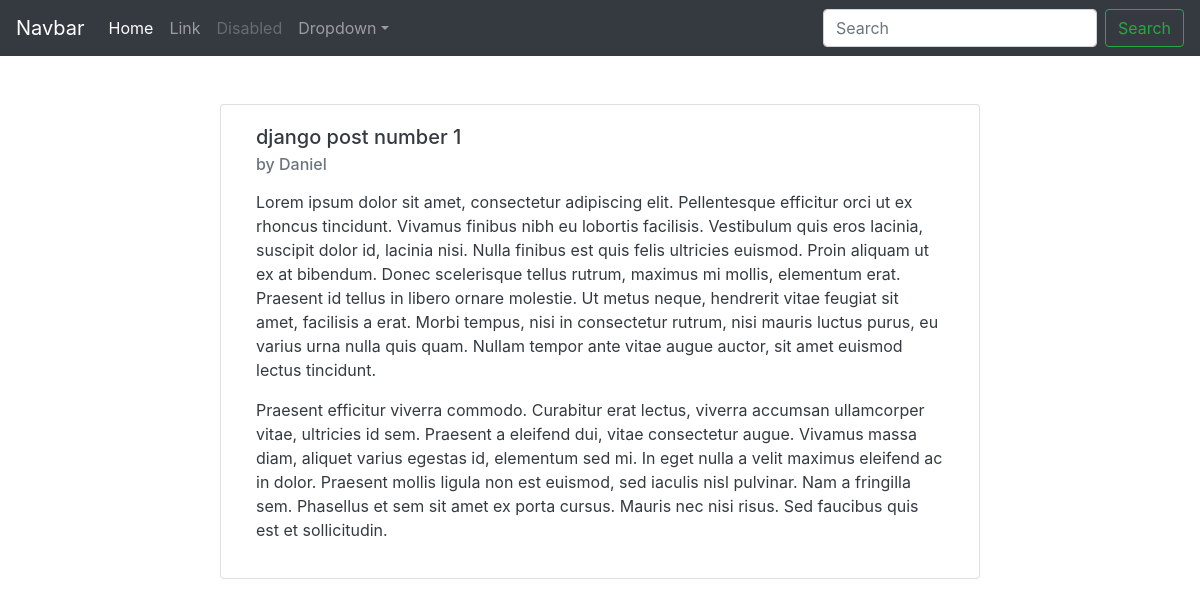
The page /blog/detail/1/ on the database its author committed.
### blog/models.py (models this page shows, shortened)
class Post(models.Model):
    class PostObjects(models.Manager):
        def get_queryset(self):
            return super().get_queryset().filter(status='published')
    options = (
        ('draft', 'Draft'),
        ('published', 'Published'),
    )
    category = models.ForeignKey(Category, on_delete=models.PROTECT, default=1)
    title = models.CharField(max_length=250)
    excerpt = models.TextField(null=True)
    content = models.TextField()
    slug = models.SlugField(max_length=250, unique_for_date='published')
    published = models.DateTimeField(default=timezone.now)
    author = models.ForeignKey(User, on_delete=models.CASCADE, related_name='blog_post')
    status = models.CharField(max_length=10, choices=options, default='published')
    objects = models.Manager()
    postobjects = PostObjects()
    class Meta:
        ordering = ('-published', )

### blog/views.py (the view)
# urls.py: path('detail/<int:pk>/',  blogDetail.as_view(), name='blog_detail'),
class blogDetail(DetailView):
    model = Post
    template_name='blog/blog_detail.html'
    def get_context_data(self, **kwargs) :
        context = super().get_context_data(**kwargs)
        post = Post.objects.get(pk=self.kwargs['pk'])
        context['post'] = post
        return context

### blog/templates/blog/blog_detail.html (shortened to what this page needs)
{% extends 'base.html' %}
{% load static %}
{% block extra_css %}
<link rel="stylesheet" href="{% static 'blog/css/blog.css' %}">
{% endblock extra_css %}
{% block content %}
<div class="container mt-5 text-dark">
    <div class="row justify-content-center playground-container">
        <div class="card col-8 mb-5" style="width: 18rem;">
            <div class="card-body">
              <h5 class="card-title">{{post.title}}</h5>
              <h6 class="card-subtitle mb-2 text-muted">by {{post.author|capfirst}}</h6>
              <p class="card-text">{{post.content|linebreaks}}</p>
            </div>
          </div>
    </div>
</div>
{% endblock content %}

### templates/base.html (shortened to what this page needs)
<!doctype html>
<html lang="en">
  <head>
    {% block extra_css %}{% endblock %}
    <link rel="stylesheet" href="https://cdn.jsdelivr.net/npm/bootstrap@4.3.1/dist/css/bootstrap.min.css">
  </head>
  <body>
    <nav class="navbar navbar-expand-md navbar-dark bg-dark" >
      <a class="navbar-brand" href="#">Navbar</a>
      <div class="collapse navbar-collapse" id="navbarsExampleDefault">
        <ul class="navbar-nav mr-auto">
          <li class="nav-item active">
            <a class="nav-link" href="{% url 'home' %}">Home <span class="sr-only">(current)</span></a>
          </li>
          <li class="nav-item">
            <a class="nav-link" href="#">Link</a>
          </li>
          <li class="nav-item">
            <a class="nav-link disabled" href="#">Disabled</a>
          </li>
          <li class="nav-item dropdown">
            <a class="nav-link dropdown-toggle" href="http://example.com" id="dropdown01" data-toggle="dropdown" aria-haspopup="true" aria-expanded="false">Dropdown</a>
          </li>
        </ul>
        <form class="form-inline my-2 my-lg-0">
          <input class="form-control mr-sm-2 search" type="text" placeholder="Search" aria-label="Search">
          <button class="btn btn-outline-success my-2 my-sm-0" type="submit">Search</button>
        </form>
      </div>
    </nav>
    {% block content %}{% endblock %}
  </body>
</html>

### rows shown on the page
Post: title "django post number 1", author "Daniel", content "Lorem ipsum dolor sit amet, consectetur adipiscing elit. Pellentesque efficitur orci ut ex rhoncus tincidunt. Vivamus finibus nibh eu lobortis facilisis. Vestibulum quis eros lacinia, suscipit dolor id, lacinia nisi. Nulla finibus est quis felis ultricies euismod. Proin aliquam ut ex at bibendum. Donec scelerisque tellus rutrum, maximus mi mollis, elementum erat. Praesent id tellus in libero ornare molestie. Ut metus neque, hendrerit vitae feugiat sit amet, facilisis a erat. Morbi tempus, nisi in consectetur rutrum, nisi mauris luctus purus, eu varius urna nulla quis quam. Nullam tempor ante vitae augue auctor, sit amet euismod lectus tincidunt. Praesent efficitur viverra commodo. Curabitur…"
